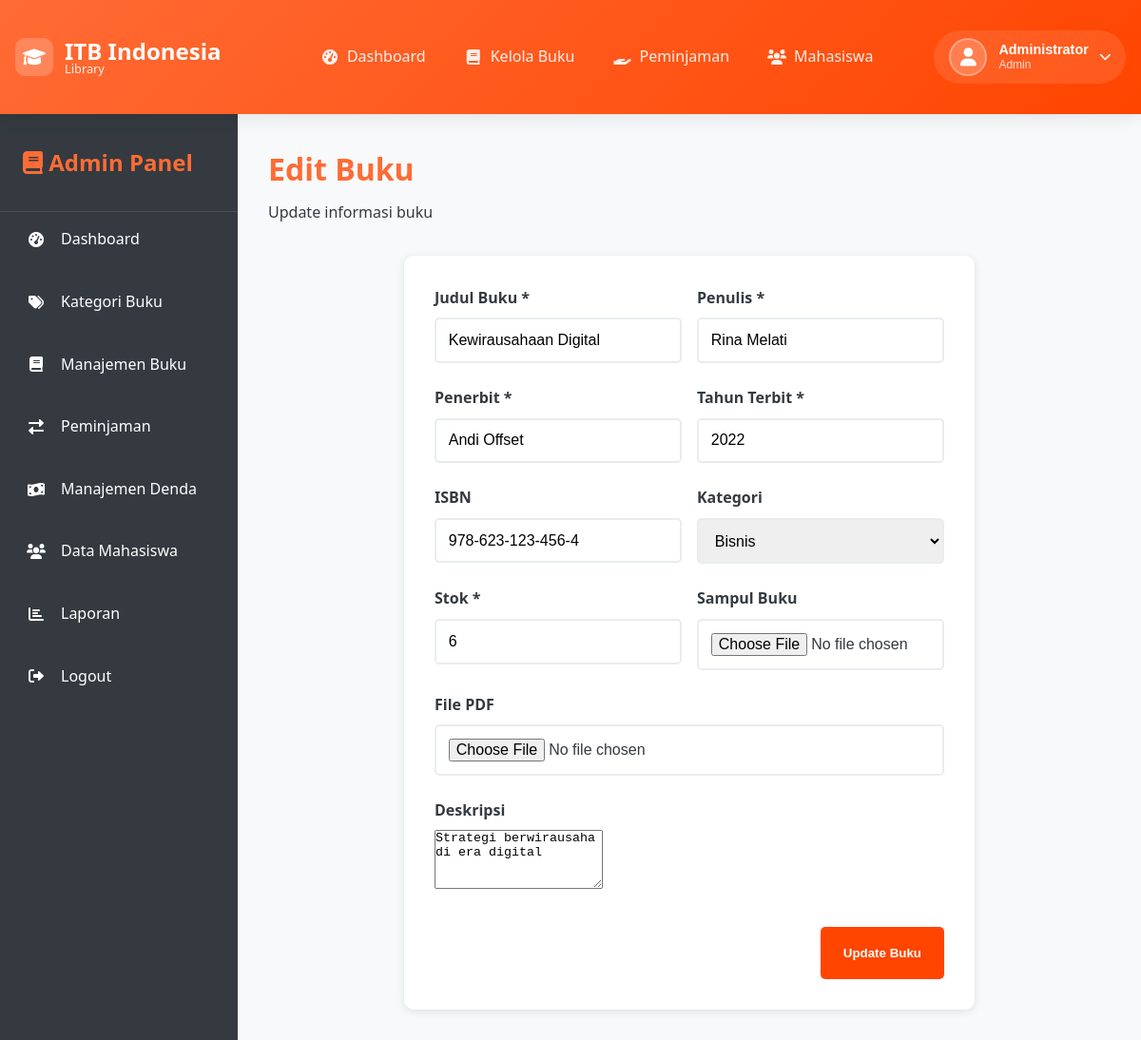
The app's page /admin/edit_buku.php?id=4 (signed in) with its own data.
### tables this page shows
CREATE TABLE buku (
    id INT AUTO_INCREMENT PRIMARY KEY,
    judul VARCHAR(255) NOT NULL,
    penulis VARCHAR(100) NOT NULL,
    penerbit VARCHAR(100) NOT NULL,
    tahun_terbit YEAR NOT NULL,
    isbn VARCHAR(20),
    kategori_id INT,
    stok INT NOT NULL DEFAULT 0,
    file_pdf VARCHAR(255),
    sampul VARCHAR(255),
    deskripsi TEXT,
    created_at TIMESTAMP DEFAULT CURRENT_TIMESTAMP,
    FOREIGN KEY (kategori_id) REFERENCES kategori(id)
);

CREATE TABLE kategori (
    id INT AUTO_INCREMENT PRIMARY KEY,
    nama_kategori VARCHAR(50) NOT NULL,
    deskripsi TEXT
);

### admin/edit_buku.php (the view, shortened to what this page needs)
<?php
include '../includes/config.php';
$id = $_GET['id'] ?? 0;
$sql = "SELECT * FROM buku WHERE id = ?";
$stmt = $pdo->prepare($sql);
$stmt->execute([$id]);
$buku = $stmt->fetch();
$kategori = $pdo->query("SELECT * FROM kategori")->fetchAll();
?>
<!DOCTYPE html>
<html lang="id">
<head>
    <link rel="stylesheet" href="../assets/css/style.css">
    <link rel="stylesheet" href="../assets/css/dashboard.css">
    <link href="https://cdnjs.cloudflare.com/ajax/libs/font-awesome/6.0.0/css/all.min.css" rel="stylesheet">
</head>
<body>
    <?php include '../includes/header.php'; ?>
    <div class="dashboard-container">
        <?php include 'sidebar.php'; ?>
        <main class="dashboard-main">
            <div class="dashboard-header">
                <h1>Edit Buku</h1>
                <p>Update informasi buku</p>
            </div>
            <div class="form-container">
                <form method="POST" enctype="multipart/form-data">
                    <div class="form-row">
                        <div class="form-group">
                            <label for="judul">Judul Buku *</label>
                            <input type="text" name="judul" id="judul" value="<?= htmlspecialchars($buku['judul']) ?>" required>
                        </div>
                        <div class="form-group">
                            <label for="penulis">Penulis *</label>
                            <input type="text" name="penulis" id="penulis" value="<?= htmlspecialchars($buku['penulis']) ?>" required>
                        </div>
                    </div>
                    <div class="form-row">
                        <div class="form-group">
                            <label for="penerbit">Penerbit *</label>
                            <input type="text" name="penerbit" id="penerbit" value="<?= htmlspecialchars($buku['penerbit']) ?>" required>
                        </div>
                        <div class="form-group">
                            <label for="tahun_terbit">Tahun Terbit *</label>
                            <input type="number" name="tahun_terbit" id="tahun_terbit"
                                   value="<?= $buku['tahun_terbit'] ?>" min="1900" max="<?= date('Y') ?>" required>
                        </div>
                    </div>
                    <div class="form-row">
                        <div class="form-group">
                            <label for="isbn">ISBN</label>
                            <input type="text" name="isbn" id="isbn" value="<?= htmlspecialchars($buku['isbn']) ?>">
                        </div>
                        <div class="form-group">
                            <label for="kategori_id">Kategori</label>
                            <select name="kategori_id" id="kategori_id" required>
                                <?php foreach($kategori as $k): ?>
                                    <option value="<?= $k['id'] ?>" <?= $buku['kategori_id'] == $k['id'] ? 'selected' : '' ?>>
                                        <?= $k['nama_kategori'] ?>
                                    </option>
                                <?php endforeach; ?>
                            </select>
                        </div>
                    </div>
                    <div class="form-row">
                        <div class="form-group">
                            <label for="stok">Stok *</label>
                            <input type="number" name="stok" id="stok" value="<?= $buku['stok'] ?>" min="0" required>
                        </div>
                        <div class="form-group">
                            <label for="sampul">Sampul Buku</label>
                            <input type="file" name="sampul" id="sampul" accept="image/*">
                        </div>
                    </div>
                    <div class="form-group">
                        <label for="file_pdf">File PDF</label>
                        <input type="file" name="file_pdf" id="file_pdf" accept=".pdf">
                    </div>
                    <div class="form-group">
                        <label for="deskripsi">Deskripsi</label>
                        <textarea name="deskripsi" id="deskripsi" rows="4"><?= htmlspecialchars($buku['deskripsi']) ?></textarea>
                    </div>
                    <div class="form-actions">
                        <a href="buku.php" class="btn btn-secondary">Kembali</a>
                        <button type="submit" name="update_buku" class="btn btn-primary">Update Buku</button>
                    </div>
                </form>
            </div>
        </main>
    </div>
</body>
</html>

### assets/css/style.css (style rules this page uses)
:root { --primary: #FF6B35; --secondary: #FFA500; --accent: #FF4500; --white: #FFFFFF; --light: #F8F9FA; --dark: #343A40; --success: #28A745; --danger: #DC3545; --warning: #FFC107; --info: #17A2B8; }
* { margin: 0; padding: 0; box-sizing: border-box; }
body { font-family: 'Segoe UI', Tahoma, Geneva, Verdana, sans-serif; line-height: 1.6; color: var(--dark); background-color: var(--light); }
.btn { display: inline-block; padding: 0.8rem 1.5rem; border: none; border-radius: 5px; text-decoration: none; font-weight: 600; cursor: pointer; transition: all 0.3s ease; text-align: center; }
.btn-primary { background: var(--accent); color: var(--white); }
.btn-secondary { background: transparent; color: var(--white); border: 2px solid var(--white); }
.form-group { margin-bottom: 1.5rem; }
.form-group label { display: block; margin-bottom: 0.5rem; font-weight: 600; color: var(--dark); }
.form-group input, .form-group select { width: 100%; padding: 0.8rem; border: 2px solid #E9ECEF; border-radius: 5px; font-size: 1rem; transition: border-color 0.3s; }

### assets/css/dashboard.css (style rules this page uses)
.dashboard-container { display: flex; min-height: calc(100vh - 140px); }
.dashboard-main { flex: 1; padding: 2rem; background: var(--light); }
.dashboard-header { margin-bottom: 2rem; }
.dashboard-header h1 { color: var(--primary); margin-bottom: 0.5rem; }
.form-container { background: var(--white); padding: 2rem; border-radius: 10px; box-shadow: 0 2px 10px rgba(0,0,0,0.1); max-width: 600px; margin: 0 auto; }
.form-row { display: grid; grid-template-columns: 1fr 1fr; gap: 1rem; }
.form-actions { display: flex; gap: 1rem; justify-content: flex-end; margin-top: 2rem; }

### records on screen
buku: judul "Kewirausahaan Digital", penulis "Rina Melati", penerbit "Andi Offset", tahun_terbit "2022", isbn "978-623-123-456-4", kategori_id "Bisnis", stok "6", deskripsi "Strategi berwirausaha di era digital"

### other values on screen
$user_name "Administrator"
$current_role "Admin"
